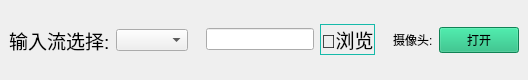
            <widget class="QWidget" name="widget_input_area" native="true">
             <property name="maximumSize">
              <size>
               <width>16777215</width>
               <height>80</height>
              </size>
             </property>
             <property name="styleSheet">
              <string notr="true"/>
             </property>
             <layout class="QHBoxLayout" name="horizontalLayout_3">
              <property name="spacing">
               <number>0</number>
              </property>
              <property name="leftMargin">
               <number>0</number>
              </property>
              <property name="topMargin">
               <number>0</number>
              </property>
              <property name="rightMargin">
               <number>0</number>
              </property>
              <property name="bottomMargin">
               <number>0</number>
              </property>
              <item>
               <widget class="QWidget" name="widget_input" native="true">
                <layout class="QHBoxLayout" name="horizontalLayout_6">
                 <item>
                  <widget class="QLabel" name="lb_input">
                   <property name="font">
                    <font>
                     <family>Arial</family>
                     <pointsize>14</pointsize>
                     <italic>false</italic>
                     <bold>false</bold>
                    </font>
                   </property>
                   <property name="text">
                    <string>输入流选择:</string>
                   </property>
                  </widget>
                 </item>
                 <item>
                  <widget class="QComboBox" name="comboBox">
                   <property name="maximumSize">
                    <size>
                     <width>100</width>
                     <height>16777215</height>
                    </size>
                   </property>
                  </widget>
                 </item>
                </layout>
               </widget>
              </item>
              <item>
               <widget class="QWidget" name="widget_file_in" native="true">
                <layout class="QHBoxLayout" name="horizontalLayout_7">
                 <item>
                  <layout class="QGridLayout" name="gridLayout">
                   <item row="0" column="0">
                    <widget class="QLineEdit" name="lineEdit_path_in"/>
                   </item>
                   <item row="0" column="1">
                    <widget class="QPushButton" name="input_fileBrowser">
                     <property name="font">
                      <font>
                       <family>Arial</family>
                       <pointsize>14</pointsize>
                       <italic>false</italic>
                       <bold>false</bold>
                      </font>
                     </property>
                     <property name="styleSheet">
                      <string notr="true">QPushButton{ 
	border:1px solid #16baaa;
}
QPushButton:pressed{
	background-color: rgb(22, 186, 170);
}</string>
                     </property>
                     <property name="text">
                      <string>📁浏览</string>
                     </property>
                     <property name="iconSize">
                      <size>
                       <width>20</width>
                       <height>20</height>
                      </size>
                     </property>
                    </widget>
                   </item>
                  </layout>
                 </item>
                </layout>
               </widget>
              </item>
              <item>
               <widget class="QWidget" name="widget_camr" native="true">
                <layout class="QHBoxLayout" name="horizontalLayout_8">
                 <item>
                  <layout class="QGridLayout" name="gridLayout_camr">
                   <item row="0" column="0">
                    <widget class="QLabel" name="label_camr">
                     <property name="text">
                      <string>摄像头:</string>
                     </property>
                    </widget>
                   </item>
                   <item row="0" column="1">
                    <widget class="QPushButton" name="btn_camr">
                     <property name="styleSheet">
                      <string notr="true">background-color: rgb(22, 183, 119);</string>
                     </property>
                     <property name="text">
                      <string>打开</string>
                     </property>
                    </widget>
                   </item>
                  </layout>
                 </item>
                </layout>
               </widget>
              </item>
             </layout>
            </widget>
